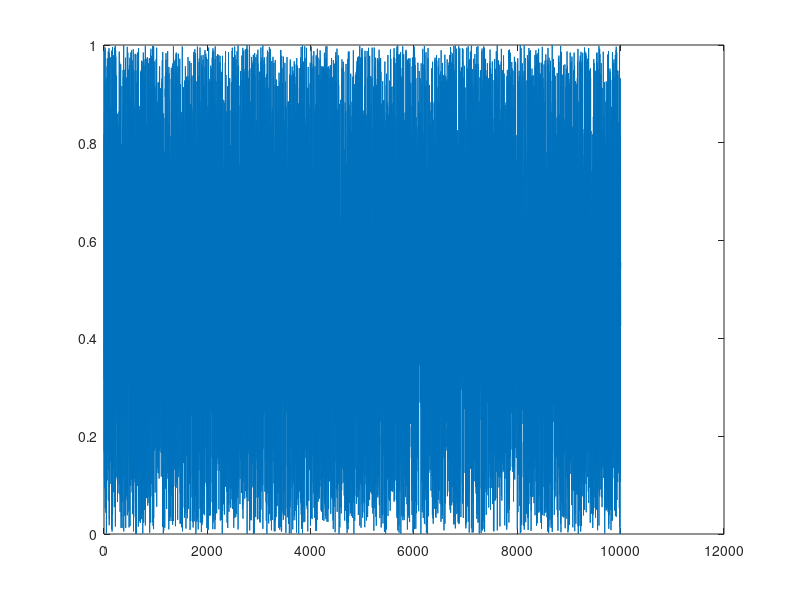

MATLAB code to generate this figure:
%Con este código quiero ver si el tent de 5 carpas (iterado 5 veces) me sirve para explicar el problema del shifteo

N=10000;

x = zeros(1,N);
x(1) = pi^-1;

for i=1:N
    if x(i)<.1
        x(i+1) = 10*x(i);
    elseif x(i)<.2
        x(i+1) = 10*(.2-x(i));
    elseif x(i)<.3
        x(i+1) = 10*(x(i)-.2);
    elseif x(i)<.4
        x(i+1) = 10*(.4-x(i));
    elseif x(i)<.5
        x(i+1) = 10*(x(i)-.4);
    elseif x(i)<.6
        x(i+1) = 10*(.6-x(i));
    elseif x(i)<.7
        x(i+1) = 10*(x(i)-.6);
    elseif x(i)<.8
        x(i+1) = 10*(.8-x(i));
    elseif x(i)<.9
        x(i+1) = 10*(x(i)-.8);
    else
        x(i+1) = 10*(1-x(i));
    end
end

plot(x(1:N-1), x(2:N), '.');

plot(x)
